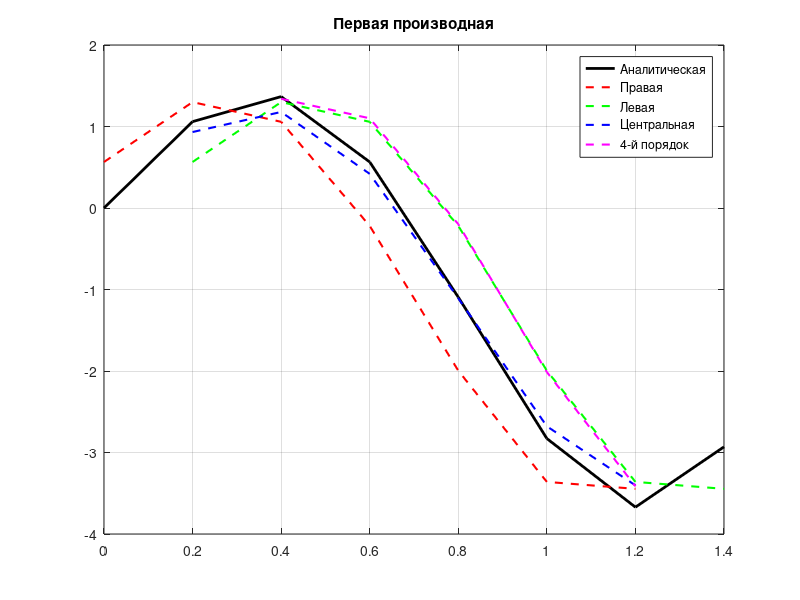
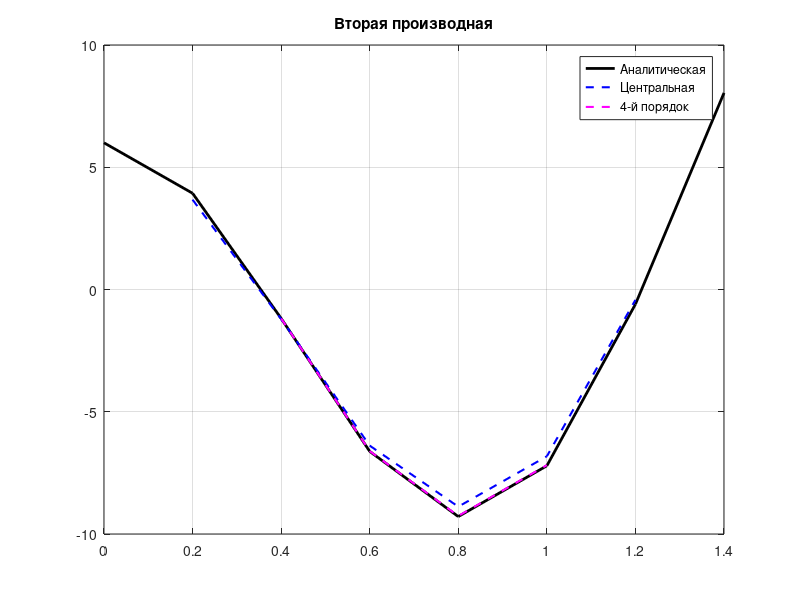

These charts were generated, in order, by the following MATLAB code:
clc; clear;
f = @(x) x.*sin(3*x);
df = @(x) sin(3*x) + 3*x.*cos(3*x);
df2 = @(x) 6*cos(3*x) - 9*x.*sin(3*x);
% Параметры сетки
h = 0.2; % Шаг сетки
x = 0:h:1.5; % Диапазон значений x
n = length(x); % Количество точек
% Аналитические производные
dy_exact = df(x);
d2y_exact = df2(x);
% --- Численные методы первой производной ---
% Правая разностная схема
dy_right = zeros(1, n);
for i = 1:(n-1)
 dy_right(i) = (f(x(i+1)) - f(x(i))) / h;
end
% Левая разностная схема
dy_left = zeros(1, n);
for i = 2:n
 dy_left(i) = (f(x(i)) - f(x(i-1))) / h;
end
% Центральная разностная схема
dy_central = zeros(1, n);
for i = 2:(n-1)
 dy_central(i) = (f(x(i+1)) - f(x(i-1))) / (2*h);
end
% Метод 4-го порядка
dy_fourth = zeros(1, n);
for i = 3:(n-1)
dy_fourth(i) = (-f(x(i+1)) + 27*f(x(i)) - 27*f(x(i-1)) + f(x(i-2))) / (24*h);
end
% --- Численные методы второй производной ---
% Центральная разностная схема для второй производной
d2y_central = zeros(1, n);
for i = 2:(n-1)
 d2y_central(i) = (f(x(i+1)) - 2*f(x(i)) + f(x(i-1))) / h^2;
end
% Метод 4-го порядка для второй производной
d2y_fourth = zeros(1, n);
for i = 3:(n-2)
d2y_fourth(i) = (-f(x(i+2)) + 16*f(x(i+1)) - 30*f(x(i)) + 16*f(x(i-1)) - f(x(i-2))) / (12*h^2);
end
% --- Построение графиков ---
figure;
plot(x, dy_exact, '-k', 'LineWidth', 2); hold on;
plot(x(1:end-1), dy_right(1:end-1), '--r', 'LineWidth', 1.5);
plot(x(2:end), dy_left(2:end), '--g', 'LineWidth', 1.5);
plot(x(2:end-1), dy_central(2:end-1), '--b', 'LineWidth', 1.5);
plot(x(3:end-1), dy_fourth(3:end-1), '--m', 'LineWidth', 1.5);
legend('Аналитическая', 'Правая', 'Левая', 'Центральная', '4-й порядок');
title('Первая производная');
grid on;
figure;
plot(x, d2y_exact, '-k', 'LineWidth', 2); hold on;
plot(x(2:end-1), d2y_central(2:end-1), '--b', 'LineWidth', 1.5);
plot(x(3:end-2), d2y_fourth(3:end-2), '--m', 'LineWidth', 1.5);
legend('Аналитическая', 'Центральная', '4-й порядок');
title('Вторая производная');
grid on;
